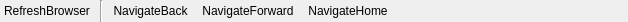
<?xml version="1.0" encoding="UTF-8"?>
<ui version="4.0">
 <class>BrowserSourceToolbar</class>
 <widget class="QWidget" name="BrowserSourceToolbar">
  <property name="geometry">
   <rect>
    <x>0</x>
    <y>0</y>
    <width>628</width>
    <height>22</height>
   </rect>
  </property>
  <property name="sizePolicy">
   <sizepolicy hsizetype="Preferred" vsizetype="Preferred">
    <horstretch>0</horstretch>
    <verstretch>0</verstretch>
   </sizepolicy>
  </property>
  <property name="minimumSize">
   <size>
    <width>0</width>
    <height>22</height>
   </size>
  </property>
  <property name="windowTitle">
   <string notr="true">Form</string>
  </property>
  <layout class="QHBoxLayout" name="horizontalLayout">
   <property name="leftMargin">
    <number>0</number>
   </property>
   <property name="topMargin">
    <number>0</number>
   </property>
   <property name="rightMargin">
    <number>0</number>
   </property>
   <property name="bottomMargin">
    <number>0</number>
   </property>
   <item>
    <widget class="QPushButton" name="refresh">
     <property name="minimumSize">
      <size>
       <width>0</width>
       <height>22</height>
      </size>
     </property>
     <property name="text">
      <string>RefreshBrowser</string>
     </property>
     <property name="icon">
      <iconset resource="../obs.qrc">
       <normaloff>:/res/images/refresh.svg</normaloff>:/res/images/refresh.svg</iconset>
     </property>
     <property name="flat">
      <bool>true</bool>
     </property>
     <property name="class" stdset="0">
      <string notr="true">icon-refresh</string>
     </property>
    </widget>
   </item>
   <item>
    <widget class="Line" name="line">
     <property name="orientation">
      <enum>Qt::Orientation::Vertical</enum>
     </property>
    </widget>
   </item>
   <item>
    <widget class="QPushButton" name="back">
     <property name="minimumSize">
      <size>
       <width>0</width>
       <height>22</height>
      </size>
     </property>
     <property name="text">
      <string>NavigateBack</string>
     </property>
     <property name="icon">
      <iconset theme="QIcon::ThemeIcon::GoPrevious"/>
     </property>
     <property name="flat">
      <bool>true</bool>
     </property>
     <property name="class" stdset="0">
      <string notr="true">icon-back</string>
     </property>
    </widget>
   </item>
   <item>
    <widget class="QPushButton" name="forward">
     <property name="minimumSize">
      <size>
       <width>0</width>
       <height>22</height>
      </size>
     </property>
     <property name="text">
      <string>NavigateForward</string>
     </property>
     <property name="icon">
      <iconset theme="QIcon::ThemeIcon::GoNext"/>
     </property>
     <property name="flat">
      <bool>true</bool>
     </property>
     <property name="class" stdset="0">
      <string notr="true">icon-forward</string>
     </property>
    </widget>
   </item>
   <item>
    <widget class="QPushButton" name="home">
     <property name="minimumSize">
      <size>
       <width>0</width>
       <height>22</height>
      </size>
     </property>
     <property name="text">
      <string>NavigateHome</string>
     </property>
     <property name="icon">
      <iconset theme="QIcon::ThemeIcon::GoHome"/>
     </property>
     <property name="flat">
      <bool>true</bool>
     </property>
     <property name="class" stdset="0">
      <string notr="true">icon-home</string>
     </property>
    </widget>
   </item>
   <item>
    <spacer name="horizontalSpacer">
     <property name="orientation">
      <enum>Qt::Orientation::Horizontal</enum>
     </property>
     <property name="sizeHint" stdset="0">
      <size>
       <width>40</width>
       <height>20</height>
      </size>
     </property>
    </spacer>
   </item>
  </layout>
 </widget>
 <resources>
  <include location="../obs.qrc"/>
 </resources>
 <connections/>
</ui>
